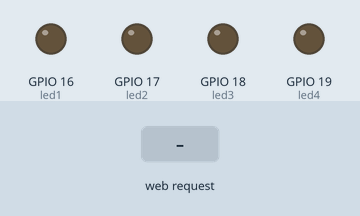
The sketch below on a simulated ESP32. Shown: output pins drawn as LEDs (lit = HIGH). The test bench sets the inputs (shaded band).

Above: at 1.2 s.
1.3 s: HTTP request GET /?id=1&state=1 received
At 2.6 s:
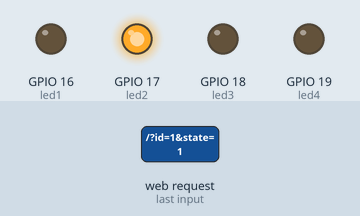
Timing chart, 0 to 4.3 s (numbered marks = the images above; inputs shaded):
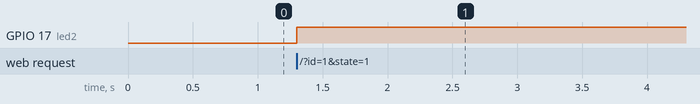

The sketch:

bahaynisirian.ino
```cpp
#include <WiFi.h>
#include <WebServer.h>

// WiFi credentials
const char *ssid = "ESP32-LED-Control";
const char *password = "12345678";

// LED GPIO pins
const int led1 = 16;
const int led2 = 17;
const int led3 = 18;
const int led4 = 19;

WebServer server(80);

void handleLEDControl() {
  if (server.hasArg("id") && server.hasArg("state")) {
    int id = server.arg("id").toInt();
    int state = server.arg("state").toInt();

    // Select the correct LED based on ID
    int ledPin;
    switch (id) {
      case 0: ledPin = led1; break;
      case 1: ledPin = led2; break;
      case 2: ledPin = led3; break;
      case 3: ledPin = led4; break;
      default: server.send(400, "text/plain", "Invalid LED ID"); return;
    }

    // Set the LED state
    digitalWrite(ledPin, state == 1 ? HIGH : LOW);
    server.send(200, "text/plain", "LED controlled");
  } else {
    server.send(400, "text/plain", "Missing parameters");
  }
}

void setup() {
  pinMode(led1, OUTPUT);
  pinMode(led2, OUTPUT);
  pinMode(led3, OUTPUT);
  pinMode(led4, OUTPUT);

  WiFi.softAP(ssid, password);

  server.on("/", handleLEDControl);
  server.begin();
}

void loop() {
  server.handleClient();
}
```

Measured:
- after the input at 1.3 s, GPIO 17 (led2): LOW → HIGH at once
